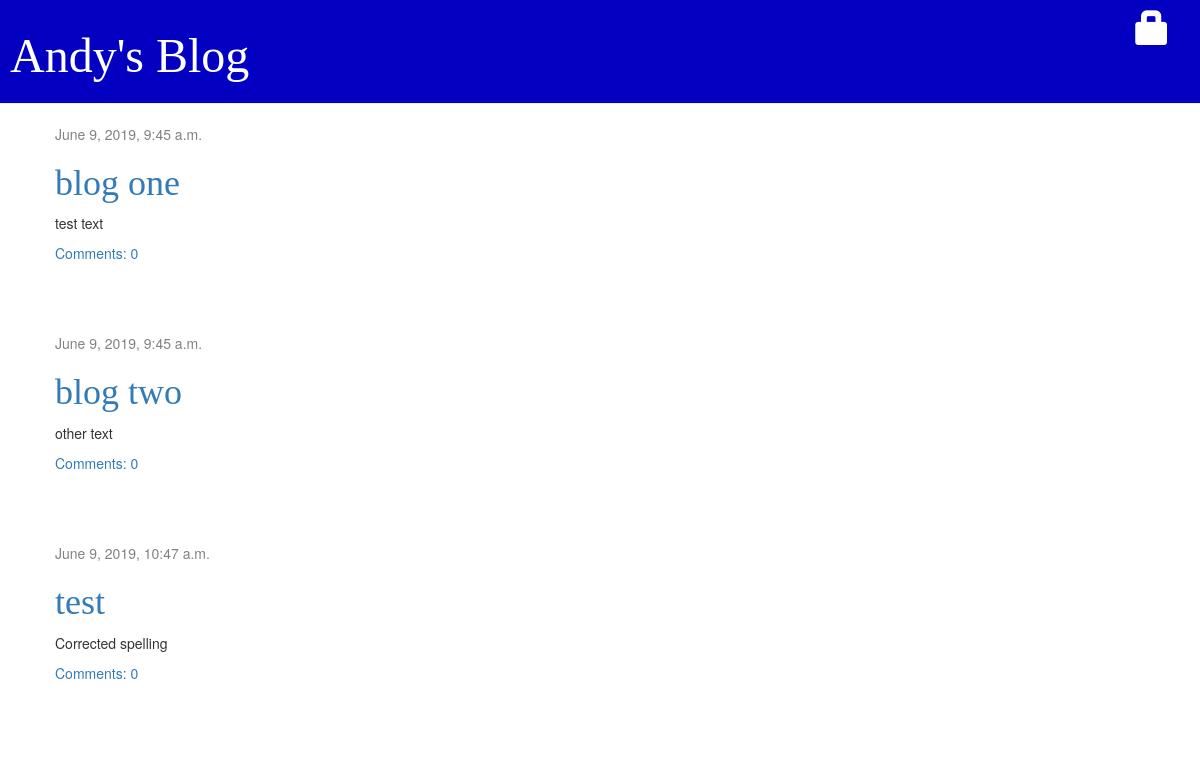
The page / on the database its author committed.
### blog/models.py (models this page shows, shortened)
class Post(models.Model):
    author = models.ForeignKey(settings.AUTH_USER_MODEL, on_delete=models.CASCADE)
    title = models.CharField(max_length=200)
    text = models.TextField()
    created_date = models.DateTimeField(default=timezone.now)
    published_date = models.DateTimeField(blank=True, null=True)
    def approved_comments(self):
        return self.comments.filter(approved_comment=True)

### blog/views.py (the view)
# urls.py: path('', views.post_list, name='post_list'),
def post_list(request):
    posts = Post.objects.filter(published_date__lte=timezone.now()).order_by('published_date')
    return render(request, 'blog/post_list.html', {'posts': posts})

### blog/templates/blog/post_list.html
{% extends 'blog/base.html' %}
{% block content %}
    {% for post in posts %}
        <div class="post">
            <div class="date">
                {{ post.published_date }}
            </div>
            <h1><a href="{% url 'post_detail' pk=post.pk %}">{{ post.title }}</a></h1>
            <p>{{ post.text|linebreaksbr }}</p>
            <a href="{% url 'post_detail' pk=post.pk %}">Comments: {{ post.approved_comments.count }}</a>
        </div>
    {% endfor %}
{% endblock %}

### blog/templates/blog/base.html (shortened to what this page needs)
{% load static %}
<html>
    <head>
        <link rel="stylesheet" href="//maxcdn.bootstrapcdn.com/bootstrap/3.2.0/css/bootstrap.min.css">
        <link rel="stylesheet" href="//maxcdn.bootstrapcdn.com/bootstrap/3.2.0/css/bootstrap-theme.min.css">
        <link rel="stylesheet" href="{% static 'css/blog.css' %}">
    </head>
    <body>
        <div class="page-header">
            {% if user.is_authenticated %}
                <a href="{% url 'post_new' %}" class="top-menu"><span class="glyphicon glyphicon-plus"></span></a>
                <a href="{% url 'post_draft_list' %}" class="top-menu"><span class="glyphicon glyphicon-edit"></span></a>
                <p class="top-menu">Hello {{ user.username }} <small>(<a href="{% url 'logout' %}">Log out</a>)</small></p>
            {% else %}
                <a href="{% url 'login' %}" class="top-menu"><span class="glyphicon glyphicon-lock"></span></a>
            {% endif %}
            <h1><a href="/">Andy's Blog</a></h1>
        </div>
        <div class="content container">
            <div class="row">
                <div class="col-md-8">
                {% block content %}
                {% endblock %}
                </div>
            </div>
        </div>
    </body>
</html>

### blog/static/css/blog.css (style rules this page uses)
.page-header { background-color: #0300c2; margin-top: 0; padding: 10px 10px 10px 10px; }
.page-header h1, .page-header h1 a, .page-header h1 a:visited, .page-header h1 a:active { color: #ffffff; font-size: 36pt; text-decoration: none; }
.content { margin-left: 40px; }
h1, h2, h3, h4 { font-family: 'Calibri'; }
.date { color: #828282; }
.top-menu, .top-menu:hover, .top-menu:visited { color: #ffffff; float: right; font-size: 26pt; margin-right: 20px; }
.post { margin-bottom: 70px; }

### rows shown on the page
Post: published_date "June 9, 2019, 9:45 a.m.", title "blog one", text "test text", approved_comments.count "0"
Post: published_date "June 9, 2019, 9:45 a.m.", title "blog two", text "other text", approved_comments.count "0"
Post: published_date "June 9, 2019, 10:47 a.m.", title "test", text "Corrected spelling", approved_comments.count "0"
